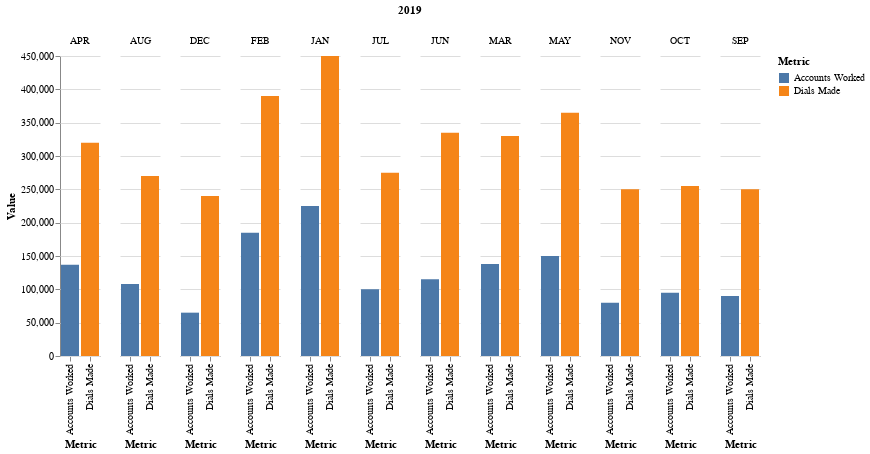

The code cell stored with this chart in its notebook:
### Code cell
# Column names must be strings
melted_table.rename(columns = {2019:'2019'}, inplace = True)

selected_rows = melted_table[melted_table['Metric'].isin(['Accounts Worked', 'Dials Made'])]

alt.Chart(selected_rows).mark_bar().encode(
    y = alt.Y('Value'),
    x = alt.X('Metric'),
    color = alt.Color('Metric'),
    column = alt.Column('2019')
).configure_view(stroke = None)

### Figure 1 — Vega-Lite specification as saved in the notebook (floating-point values rounded to 4 significant figures)
{"config": {"view": {"continuousWidth": 300, "continuousHeight": 300, "stroke": null}}, "data": {"name": "data-ccf9ec8b56fdaabf46c3a79f7d568c05"}, "mark": {"type": "bar"}, "encoding": {"color": {"field": "Metric", "type": "nominal"}, "column": {"field": "2019", "type": "nominal"}, "x": {"field": "Metric", "type": "nominal"}, "y": {"field": "Value", "type": "quantitative"}}, "$schema": "https://vega.github.io/schema/vega-lite/v5.8.0.json", "datasets": {"data-ccf9ec8b56fdaabf46c3a79f7d568c05": [{"2019": "JAN", "Metric": "Dials Made", "Value": 450000.0}, {"2019": "FEB", "Metric": "Dials Made", "Value": 390000.0}, {"2019": "MAR", "Metric": "Dials Made", "Value": 330000.0}, {"2019": "APR", "Metric": "Dials Made", "Value": 320000.0}, {"2019": "MAY", "Metric": "Dials Made", "Value": 365000.0}, {"2019": "JUN", "Metric": "Dials Made", "Value": 335000.0}, {"2019": "JUL", "Metric": "Dials Made", "Value": 275000.0}, {"2019": "AUG", "Metric": "Dials Made", "Value": 270000.0}, {"2019": "SEP", "Metric": "Dials Made", "Value": 250000.0}, {"2019": "OCT", "Metric": "Dials Made", "Value": 255000.0}, {"2019": "NOV", "Metric": "Dials Made", "Value": 250000.0}, {"2019": "DEC", "Metric": "Dials Made", "Value": 240000.0}, {"2019": "JAN", "Metric": "Accounts Worked", "Value": 225000.0}, {"2019": "FEB", "Metric": "Accounts Worked", "Value": 185000.0}, {"2019": "MAR", "Metric": "Accounts Worked", "Value": 138000.0}, {"2019": "APR", "Metric": "Accounts Worked", "Value": 137000.0}, {"2019": "MAY", "Metric": "Accounts Worked", "Value": 150000.0}, {"2019": "JUN", "Metric": "Accounts Worked", "Value": 115000.0}, {"2019": "JUL", "Metric": "Accounts Worked", "Value": 100000.0}, {"2019": "AUG", "Metric": "Accounts Worked", "Value": 108000.0}, {"2019": "SEP", "Metric": "Accounts Worked", "Value": 90000.0}, {"2019": "OCT", "Metric": "Accounts Worked", "Value": 95000.0}, {"2019": "NOV", "Metric": "Accounts Worked", "Value": 80000.0}, {"2019": "DEC", "Metric": "Accounts Worked", "Value": 65000.0}]}}
